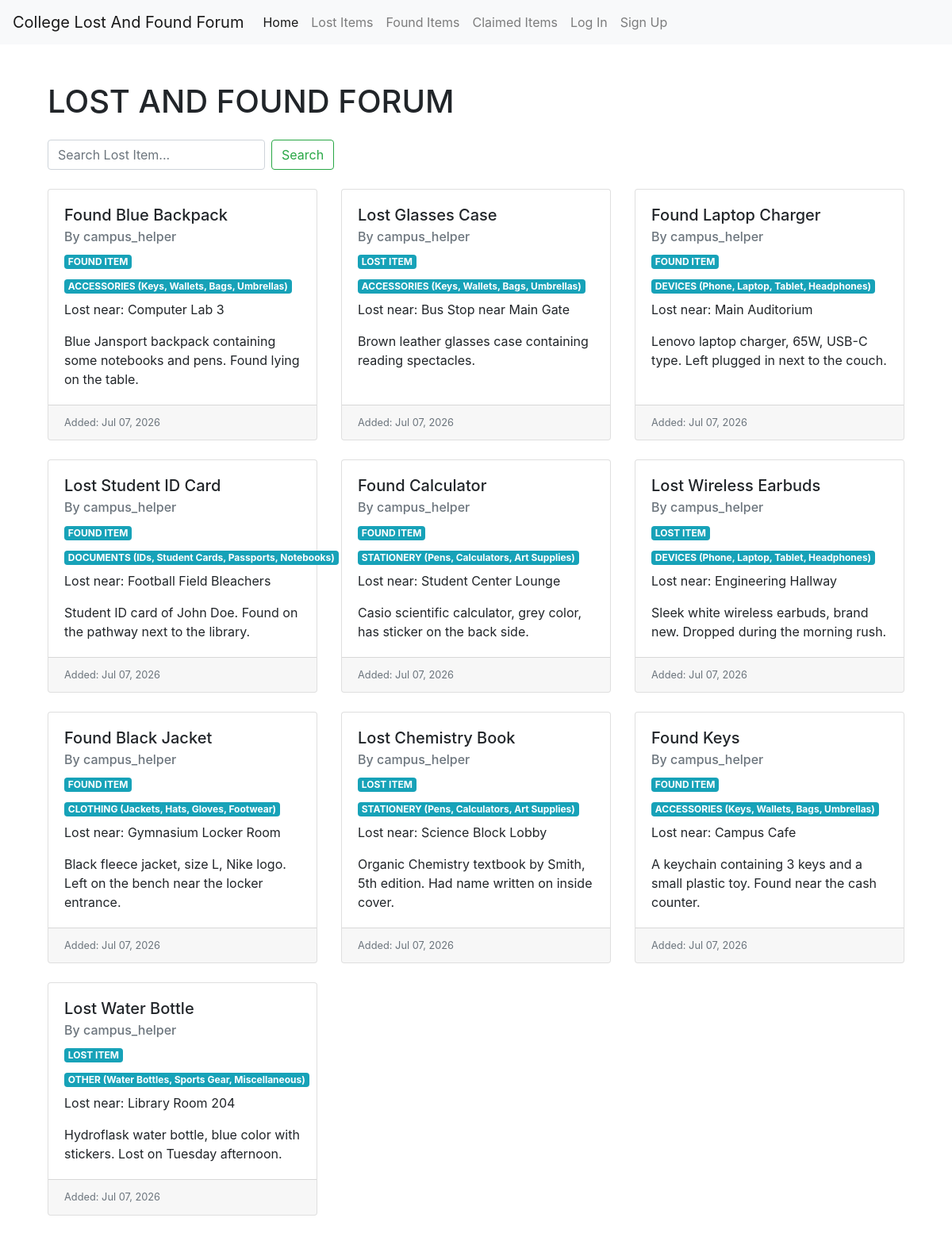
The page / on the database its author committed.
### lost_found/models.py (models this page shows)
class Item(models.Model):
    title = models.CharField(max_length=200)
    location = models.CharField(max_length=200)
    description = models.TextField()
    catagories = models.CharField(
        max_length=3,
        choices=ctg,
        default='Oth'
    )
    status= models.CharField(
        max_length=3,
        choices=stat,
        default="L"
    )
    image = models.ImageField(upload_to="lostitems/", blank=True, null=True)
    created_at = models.DateTimeField(auto_now_add=True)
    user = models.ForeignKey(settings.AUTH_USER_MODEL, on_delete=models.CASCADE)
    claimed_by = models.ForeignKey(settings.AUTH_USER_MODEL, on_delete=models.SET_NULL, null=True, blank=True, related_name='claimed_items')

### lost_found/views.py (the view)
# urls.py: path("", views.home, name="home"),
def home(request):
    query = request.GET.get('q')
    items = Item.objects.exclude(status='C')
    if query:
        items = items.filter(
            Q(title__icontains=query) | Q(description__icontains=query) | Q(location__icontains=query)
        )
    items = items.order_by('-created_at')
    return render(request, "home.html", context={'items': items})

### lost_found/templates/home.html
{% extends "base.html" %} {% block title %} Home Page {% endblock %}
{% block content %}
<div class="container my-5">
    <h1 class="mb-4">LOST AND FOUND FORUM</h1>
    <form method="GET" action="" class="form-inline mb-4">
        <input class="form-control mr-sm-2" type="search" name="q" placeholder="Search Lost Item..." value="{{ request.GET.q }}">
        <button class="btn btn-outline-success my-2 my-sm-0" type="submit">Search</button>
    </form>
    <div class="row">
        {% for item in items %}
            {% include "item_card.html" %}
        {% empty %}
            <div class="col-12 text-center my-5">
                <h3>No items match your search. Try another query!</h3>
            </div>
        {% endfor %}
    </div>
</div>
{% endblock %}

### lost_found/templates/item_card.html (shortened to what this page needs)
<div class="col-md-4 mb-4">
                <div class="card h-100">
                    <div class="card-body">
                        <h5 class="card-title">{{ item.title }}</h5>
                        <h6 class="card-subtitle mb-2 text-muted">By {{ item.user.username }}</h6>
                        <span class="badge badge-info mb-2">{{ item.get_status_display }}</span>
                        <span class="badge badge-info mb-2">{{ item.get_catagories_display }}</span>
                        <p class="card-text">Lost near: {{ item.location }}</p>
                        <p class="card-text">{{ item.description|truncatewords:20 }}</p>
                    </div>
                    <div class="card-footer text-muted d-flex justify-content-between align-items-center">
                        <small>Added: {{ item.created_at|date:"M d, Y" }}</small>
                    </div>
                </div>
                </div>

### rows shown on the page
Item: title "Found Blue Backpack", user.username "campus_helper", status "FOUND ITEM", catagories "ACCESSORIES (Keys, Wallets, Bags, Umbrellas)", location "Computer Lab 3", description "Blue Jansport backpack containing some notebooks and pens. Found lying on the table.", created_at "Jul 07, 2026"
Item: title "Lost Glasses Case", user.username "campus_helper", status "LOST ITEM", catagories "ACCESSORIES (Keys, Wallets, Bags, Umbrellas)", location "Bus Stop near Main Gate", description "Brown leather glasses case containing reading spectacles.", created_at "Jul 07, 2026"
Item: title "Found Laptop Charger", user.username "campus_helper", status "FOUND ITEM", catagories "DEVICES (Phone, Laptop, Tablet, Headphones)", location "Main Auditorium", description "Lenovo laptop charger, 65W, USB-C type. Left plugged in next to the couch.", created_at "Jul 07, 2026"
Item: title "Lost Student ID Card", user.username "campus_helper", status "FOUND ITEM", catagories "DOCUMENTS (IDs, Student Cards, Passports, Notebooks)", location "Football Field Bleachers", description "Student ID card of John Doe. Found on the pathway next to the library.", created_at "Jul 07, 2026"
Item: title "Found Calculator", user.username "campus_helper", status "FOUND ITEM", catagories "STATIONERY (Pens, Calculators, Art Supplies)", location "Student Center Lounge", description "Casio scientific calculator, grey color, has sticker on the back side.", created_at "Jul 07, 2026"
Item: title "Lost Wireless Earbuds", user.username "campus_helper", status "LOST ITEM", catagories "DEVICES (Phone, Laptop, Tablet, Headphones)", location "Engineering Hallway", description "Sleek white wireless earbuds, brand new. Dropped during the morning rush.", created_at "Jul 07, 2026"
Item: title "Found Black Jacket", user.username "campus_helper", status "FOUND ITEM", catagories "CLOTHING (Jackets, Hats, Gloves, Footwear)", location "Gymnasium Locker Room", description "Black fleece jacket, size L, Nike logo. Left on the bench near the locker entrance.", created_at "Jul 07, 2026"
Item: title "Lost Chemistry Book", user.username "campus_helper", status "LOST ITEM", catagories "STATIONERY (Pens, Calculators, Art Supplies)", location "Science Block Lobby", description "Organic Chemistry textbook by Smith, 5th edition. Had name written on inside cover.", created_at "Jul 07, 2026"
Item: title "Found Keys", user.username "campus_helper", status "FOUND ITEM", catagories "ACCESSORIES (Keys, Wallets, Bags, Umbrellas)", location "Campus Cafe", description "A keychain containing 3 keys and a small plastic toy. Found near the cash counter.", created_at "Jul 07, 2026"
Item: title "Lost Water Bottle", user.username "campus_helper", status "LOST ITEM", catagories "OTHER (Water Bottles, Sports Gear, Miscellaneous)", location "Library Room 204", description "Hydroflask water bottle, blue color with stickers. Lost on Tuesday afternoon.", created_at "Jul 07, 2026"
